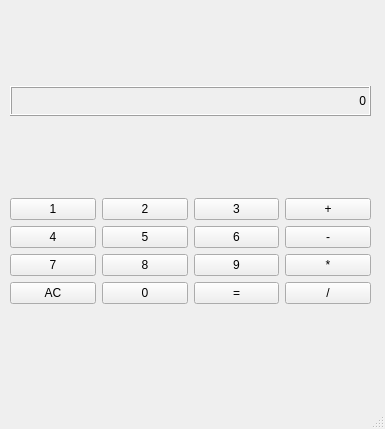
<?xml version="1.0" encoding="UTF-8"?>
<ui version="4.0">
 <class>MainWindow</class>
 <widget class="QMainWindow" name="MainWindow">
  <property name="geometry">
   <rect>
    <x>0</x>
    <y>0</y>
    <width>385</width>
    <height>429</height>
   </rect>
  </property>
  <property name="windowTitle">
   <string>MainWindow</string>
  </property>
  <widget class="QWidget" name="centralwidget">
   <widget class="QWidget" name="verticalLayoutWidget">
    <property name="geometry">
     <rect>
      <x>10</x>
      <y>10</y>
      <width>361</width>
      <height>371</height>
     </rect>
    </property>
    <layout class="QVBoxLayout" name="verticalLayout">
     <item>
      <widget class="QLabel" name="label">
       <property name="maximumSize">
        <size>
         <width>16777215</width>
         <height>30</height>
        </size>
       </property>
       <property name="frameShape">
        <enum>QFrame::Box</enum>
       </property>
       <property name="frameShadow">
        <enum>QFrame::Raised</enum>
       </property>
       <property name="text">
        <string>0</string>
       </property>
       <property name="alignment">
        <set>Qt::AlignRight|Qt::AlignTrailing|Qt::AlignVCenter</set>
       </property>
      </widget>
     </item>
     <item>
      <layout class="QGridLayout" name="gridLayout">
       <item row="2" column="0">
        <widget class="QPushButton" name="Button_7">
         <property name="text">
          <string>7</string>
         </property>
        </widget>
       </item>
       <item row="3" column="0">
        <widget class="QPushButton" name="Button_ac">
         <property name="text">
          <string>AC</string>
         </property>
        </widget>
       </item>
       <item row="0" column="0">
        <widget class="QPushButton" name="Button_1">
         <property name="text">
          <string>1</string>
         </property>
        </widget>
       </item>
       <item row="1" column="0">
        <widget class="QPushButton" name="Button_4">
         <property name="text">
          <string>4</string>
         </property>
        </widget>
       </item>
       <item row="0" column="1">
        <widget class="QPushButton" name="Button_2">
         <property name="text">
          <string>2</string>
         </property>
        </widget>
       </item>
       <item row="0" column="2">
        <widget class="QPushButton" name="Button_3">
         <property name="text">
          <string>3</string>
         </property>
        </widget>
       </item>
       <item row="0" column="3">
        <widget class="QPushButton" name="Button_add">
         <property name="text">
          <string>+</string>
         </property>
        </widget>
       </item>
       <item row="1" column="1">
        <widget class="QPushButton" name="Button_5">
         <property name="text">
          <string>5</string>
         </property>
        </widget>
       </item>
       <item row="2" column="1">
        <widget class="QPushButton" name="Button_8">
         <property name="text">
          <string>8</string>
         </property>
        </widget>
       </item>
       <item row="3" column="1">
        <widget class="QPushButton" name="Button_0">
         <property name="text">
          <string>0</string>
         </property>
        </widget>
       </item>
       <item row="1" column="2">
        <widget class="QPushButton" name="Button_6">
         <property name="text">
          <string>6</string>
         </property>
        </widget>
       </item>
       <item row="2" column="2">
        <widget class="QPushButton" name="Button_9">
         <property name="text">
          <string>9</string>
         </property>
        </widget>
       </item>
       <item row="3" column="2">
        <widget class="QPushButton" name="Button_eq">
         <property name="text">
          <string>=</string>
         </property>
        </widget>
       </item>
       <item row="1" column="3">
        <widget class="QPushButton" name="Button_sub">
         <property name="text">
          <string>-</string>
         </property>
        </widget>
       </item>
       <item row="2" column="3">
        <widget class="QPushButton" name="Button_mul">
         <property name="text">
          <string>*</string>
         </property>
        </widget>
       </item>
       <item row="3" column="3">
        <widget class="QPushButton" name="Button_div">
         <property name="text">
          <string>/</string>
         </property>
        </widget>
       </item>
      </layout>
     </item>
    </layout>
   </widget>
  </widget>
  <widget class="QMenuBar" name="menubar">
   <property name="geometry">
    <rect>
     <x>0</x>
     <y>0</y>
     <width>385</width>
     <height>22</height>
    </rect>
   </property>
  </widget>
  <widget class="QStatusBar" name="statusbar"/>
 </widget>
 <resources/>
 <connections/>
</ui>
